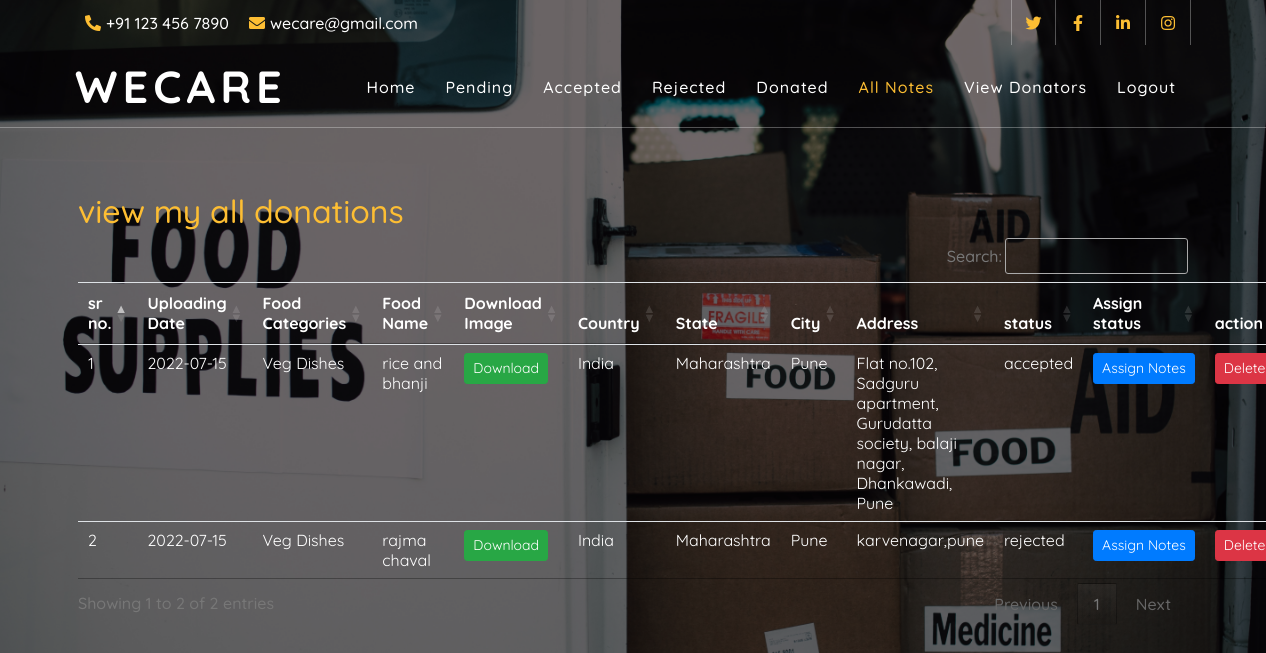
Page /all_notes (signed in) on the committed database.
### notes/models.py (models this page shows, shortened)
class Notes(models.Model):
    user = models.ForeignKey(User,on_delete=models.CASCADE)
    uploadingdate = models.CharField(max_length=30)
    branch = models.CharField(max_length=10)
    subject = models.CharField(max_length=30)
    notesfile = models.FileField(max_length=30,null=True)
    filetyoe = models.CharField(max_length=10)
    state = models.CharField(max_length=100,blank=True, default=None)
    city = models.CharField(max_length=100,blank=True, default=None)
    description = models.CharField(max_length=300)
    status = models.CharField(max_length=10,null=True)

### notes/views.py (the view)
# urls.py: path('all_notes',ALLNOTES,name="all_notes"),
def ALLNOTES(request):
    if not request.user.is_authenticated:
        return redirect('login_admin')
    notes = Notes.objects.all()
    d = {'notes':notes}
    return render(request,'all_notes.html',d)

### notes/templates/all_notes.html (shortened to what this page needs)
{% load static %}
{% block body %}
<link rel="stylesheet" type="text/css" href="https://cdn.datatables.net/1.10.22/css/jquery.dataTables.min.css">
<link rel="stylesheet" type="text/css" href="https://cdn.datatables.net/buttons/1.6.4/css/buttons.dataTables.min.css">
<!DOCTYPE html>
<html>
	<head>
			<link href="https://stackpath.bootstrapcdn.com/bootstrap/4.4.1/css/bootstrap.min.css" rel="stylesheet">
			<link href="https://cdnjs.cloudflare.com/ajax/libs/font-awesome/5.10.0/css/all.min.css" rel="stylesheet">
			<link href="{% static 'lib/flaticon/font/flaticon.css' % }" rel="stylesheet">
			<link href="{% static 'lib/animate/animate.min.css' %}" rel="stylesheet">
			<link href="{% static 'lib/owlcarousel/assets/owl.carousel.min.css' % }" rel="stylesheet">
			<link href="{% static 'css/style.css' %}" rel="stylesheet">
		</head>
<body>
	<div class="top-bar d-none d-md-block">
		<div class="container-fluid">
			<div class="row">
				<div class="col-md-8">
					<div class="top-bar-left">
						<div class="text">
							<i class="fa fa-phone-alt"></i>
							<p>+91 123 456 7890</p>
						</div>
						<div class="text">
							<i class="fa fa-envelope"></i>
							<p>wecare@gmail.com</p>
						</div>
					</div>
				</div>
				<div class="col-md-4">
					<div class="top-bar-right">
						<div class="social">
							<a href=""><i class="fab fa-twitter"></i></a>
							<a href=""><i class="fab fa-facebook-f"></i></a>
							<a href=""><i class="fab fa-linkedin-in"></i></a>
							<a href=""><i class="fab fa-instagram"></i></a>
						</div>
					</div>
				</div>
			</div>
		</div>
	</div>
		<nav class="navbar navbar-expand-lg bg-dark navbar-dark"
		 style="background-color: lightgrey;">
			<div class="container-fluid">
				<a class="navbar-brand">WeCare</a>
		 <div class="collapse navbar-collapse justify-content-between" id="navbarCollapse">
			<div class="navbar-nav ml-auto">
			<ul class="navbar-nav">
				<li class="nav-item">
				<a class="nav-link "  href="{% url 'admin_home' %}">Home</a>
			</li>
			  <li class="nav-item">
				<a class="nav-link " href="{% url 'pending_notes' %}">Pending</a>
			  </li>
			  <li class="nav-item ">
				<a class="nav-link " href="{% url 'accepted_notes' %}">Accepted</a>
			  <li class="nav-item">
				<a class="nav-link " href="{% url 'rejected_notes' %}">Rejected</a>
			  </li>
			  <li class="nav-item ">
				<a class="nav-link " href="{% url 'donated' %}">Donated</a>
			  <li class="nav-item">
				<a class="nav-link active" href="{% url 'all_notes' %}">All Notes</a>
			  </li>
			  </li>
			  <li class="nav-item ">
				<a class="nav-link " href="{% url 'view_users' %}">View Donators</a>
			  <li class="nav-item">
				<a class="nav-link" href="{% url 'admin_logout' %}">Logout</a>
			  </li>
			</ul>
		</div>
		  </nav>
		<br></br>
		<br></br>
		<br></br>
		<br></br>
	<div class="container">
		<h2 style="font-family: 'Quicksand';color:#fdbe33">view my all donations</h2>
		<table class="table table=border" id="example"
		style="font-family: 'Quicksand';color:#ffffff">
			<thead>
				<tr>
					<th>sr no.</th>
					<th>Uploading Date</th>
					<th>Food Categories</th>
					<th>Food Name</th>
					<th>Download Image</th>
					<th>Country</th>
					<th>State</th>
					<th>City</th>
					<th>Address</th>
					<th>status</th>
					<th>Assign status</th>
					<th>action</th>
			</thead>
			<tbody>
				{% for i in notes %}
				<tr  style="background-color: rgb(0,0, 0, 0);">
					<td>{{forloop.counter}}</td>
					<td>{{i.uploadingdate}}</td>
					<td>{{i.branch}}</td>
					<td>{{i.subject}}</td>
					<td><a href="{{i.notesfile.url}}" class="btn btn-success btn-sm" download>Download </a></td>
					<td>{{i.filetyoe}}</td>
					<td>{{i.state}}</td>
					<td>{{i.city}}</td>
					<td>{{i.description}}</td>
					<td>{{i.status}}</td>
					<td><a href="{% url 'assign_notes' i.id %}" class="btn btn-primary btn-sm">Assign&nbsp;Notes </a></td>
					<td><a href="{% url 'delete_notes' i.id %}" class="btn btn-danger btn-sm" onclick="return confirm('are you sure?')">Delete </a></td>
				</tr>
				{% endfor %}
			</tbody>
		</table>
	</div>
</body>
</html>
{% endblock %}

### notes/static/css/style.css (style rules this page uses)
body { color: #777777; font-weight: 500; background: #ffffff; font-family: 'Quicksand', sans-serif; }
h1, h2, h3, h4, h5, h6 { color: #4a4c70; }
a { color: #4a4c70; transition: .3s; }
.container-fluid { max-width: 1366px; }
.top-bar { position: absolute; height: 45px; width: 100%; top: 0; left: 0; z-index: 3; border-bottom: 1px solid #4a4c70(255, 255, 255, .3); }
.top-bar .top-bar-left { display: flex; align-items: center; justify-content: flex-start; }
.top-bar .top-bar-right { display: flex; align-items: center; justify-content: flex-end; }
.top-bar .text { display: flex; align-items: center; justify-content: center; flex-direction: row; height: 45px; padding: 0 10px; text-align: center; border-left: 1px solid #4a4c70(255, 255, 255, .3); }
.top-bar .text:last-child { border-right: 1px solid #4a4c70(255, 255, 255, .3); }
.top-bar .text i { font-size: 16px; color: #FDBE33; margin-right: 5px; }
.top-bar .text p { color: #ffffff; font-size: 16px; font-weight: 500; margin: 0; }
.top-bar .social { display: flex; height: 45px; font-size: 0; justify-content: flex-end; }
.top-bar .social a { display: flex; align-items: center; justify-content: center; width: 45px; height: 100%; font-size: 16px; color: #FDBE33; border-right: 1px solid rgba(255, 255, 255, .3); }
.top-bar .social a:first-child { border-left: 1px solid rgba(255, 255, 255, .3); }
@media (min-width: 992px) { .top-bar { padding: 0 60px; } }
.navbar { position: relative; transition: .5s; z-index: 999; }
.navbar .navbar-brand { margin: 0; color: #ffffff; font-size: 45px; line-height: 0px; font-weight: 700; letter-spacing: 5px; text-transform: uppercase; }
.navbar-dark .navbar-nav .nav-link, .navbar-dark .navbar-nav .nav-link:focus, .navbar-dark .navbar-nav .nav-link:hover, .navbar-dark .navbar-nav .nav-link.active { padding: 10px 15px 8px 15px; color: #ffffff; }
.navbar-dark .navbar-nav .nav-link:hover, .navbar-dark .navbar-nav .nav-link.active { color: #FDBE33; transition: none; }
@media (min-width: 992px) { .navbar { position: absolute; width: 100%; top: 45px; padding: 20px 60px; background: transparent !important; border-bottom: 1px solid rgba(255, 255, 255, .3); z-index: 9; } }
@media (min-width: 992px) { .navbar a.nav-link { padding: 8px 15px; font-size: 16px; letter-spacing: 1px; } }

### rows in the picture
Notes: uploadingdate "2022-07-15", branch "Veg Dishes", subject "rice and bhanji", filetyoe "India", state "Maharashtra", city "Pune", description "Flat no.102, Sadguru apartment, Gurudatta society, balaji nagar, Dhankawadi, Pune", status "accepted"
Notes: uploadingdate "2022-07-15", branch "Veg Dishes", subject "rajma chaval", filetyoe "India", state "Maharashtra", city "Pune", description "karvenagar,pune", status "rejected"
